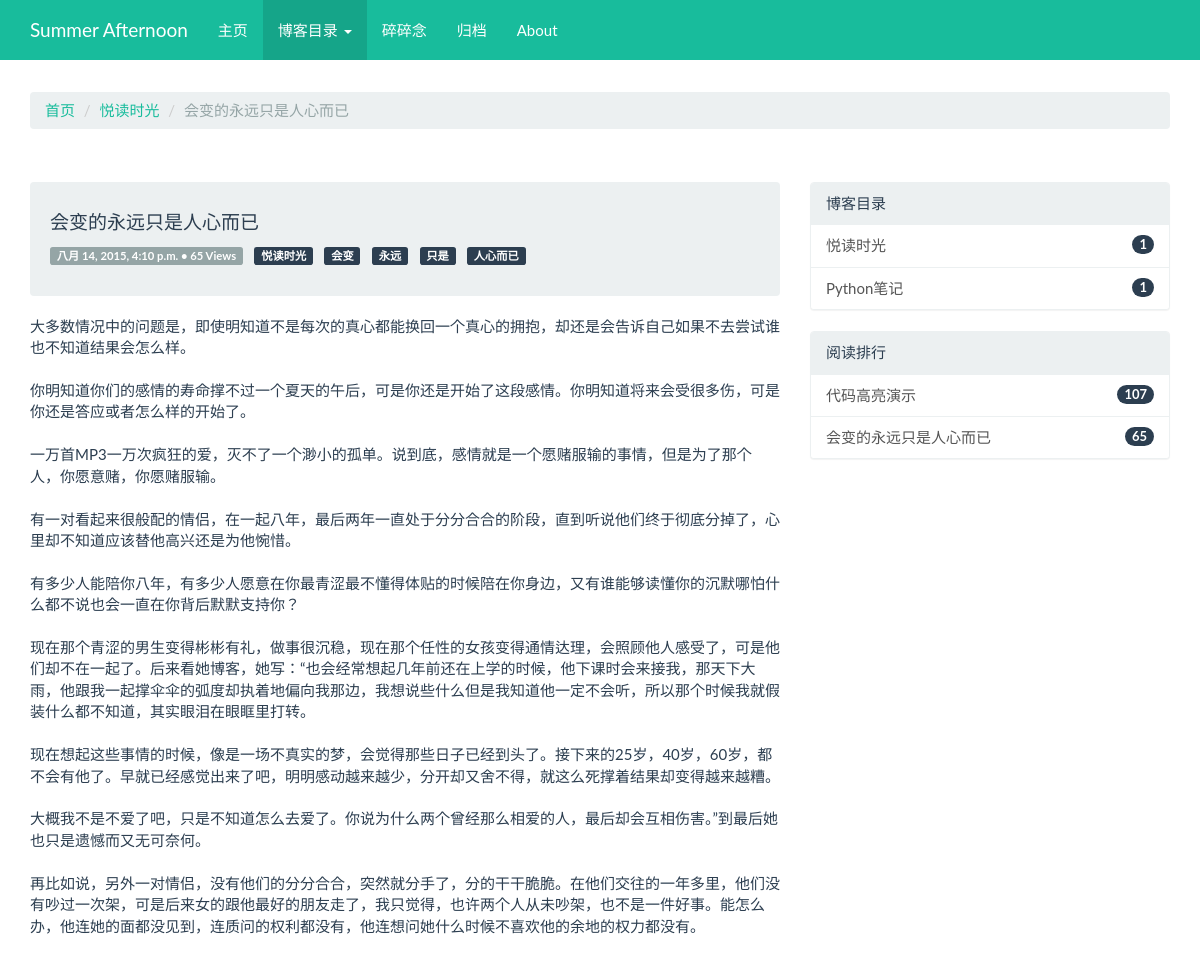
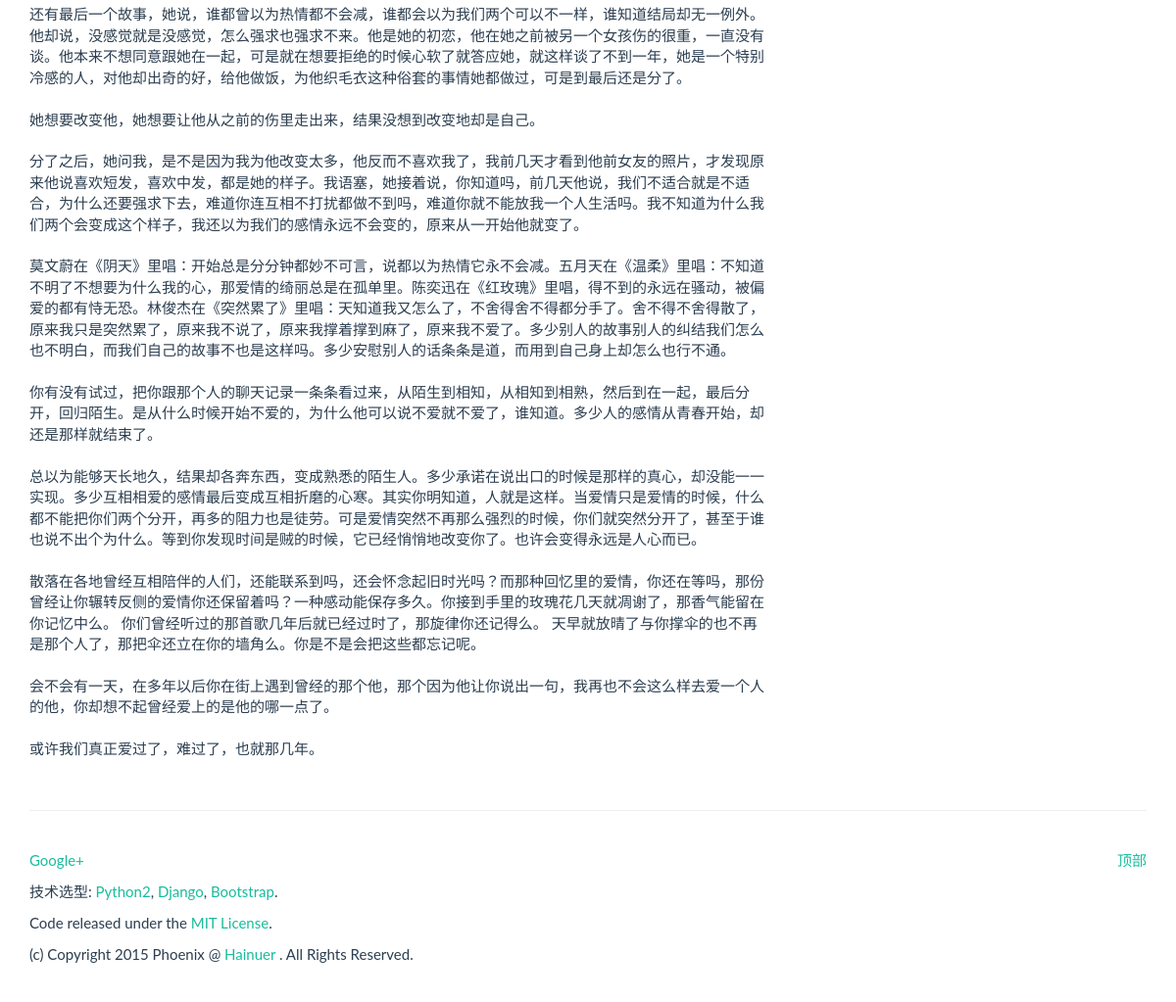
The page /duome/post/e2ea814a-425b-11e5-8872-1c4bd67ce2ca/ on the database its author committed (2 pictures, top to bottom).
### duome/models.py (models this page shows, shortened)
class Article(models.Model):
    category = models.ForeignKey(Category)
    title    = models.CharField(max_length=256)
    tags     = models.CharField(max_length=128, blank=True, help_text='请使用空格将标签分隔开')
    content  = models.TextField(verbose_name = '')
    pub_date = models.DateTimeField(default=timezone.now)
    views    = models.IntegerField(default=0)
    breviary = models.TextField(max_length=128, blank=True, verbose_name='')
    uuid = models.CharField(max_length=36)
    def save(self, *args, **kwargs):
        if self.breviary == '' or self.breviary == None:
            self.breviary = self.content[0:128]
        else:
            self.breviary = self.breviary
        if self.uuid == '' or self.uuid == None:
            self.uuid = str(uuid.uuid1())
        if not self.tags == '':
            self.tags = ' '.join(self.tags.split(' '))
        super(Article, self).save(*args, **kwargs)
    def was_published_recently(self):
        return self.pub_date >= timezone.now() - datetime.timedelta(days=1)
    was_published_recently.admin_order_field = 'pub_date'
    was_published_recently.boolean = True
    was_published_recently.short_description = 'Published recently ?'

class Category(models.Model):
    name = models.CharField(max_length=128, unique=True)
    simple_name = models.CharField(max_length=128, blank=True, unique=True)
    views = models.IntegerField(default=0)

### duome/views.py (the view)
# urls.py: url(r'^post/(?P<uuid>[\w\d\-]+)/$', views.post, name='post'),
def post(request, uuid):
    categories = Category.objects.all()
    try:
        article = Article.objects.filter(uuid=uuid)[0]
        article.tag_li = getTagsArticle(article)
        article.views = article.views + 1
        article.save()
        title = article.title
    except Exception:
        article = None
        title = uuid
    for idx in range(0, len(categories)):
        categories[idx].nums = len(Article.objects.filter(category=categories[idx]))
    top_articles = Article.objects.all().order_by('-views')[:10]
    ctx_dict = {
        'categories': categories,
        'title': title,
        'activate_menu': '2',
        'article': article,
        'top_articles': top_articles,
    }
    return render(request, 'duome/post.html', ctx_dict)

### duome/views.py (called while the page is built)
def getTagsArticle(article):
    if len(article.tags) > 0:
        tag_li = []
        for tag in article.tags.split(' '):
            tag_li.append(tag)
        return tag_li

### templates/duome/post.html (shortened to what this page needs)
{% extends 'duome_base.html' %}
{% block main_body %}
{% if article %}
<div class="row">
	<div class="col-lg-12">
		<div class="page-header">
			<ul class="breadcrumb">
            	<li><a href="{% url 'duome:index' %}">首页</a></li>
            	<li><a href="{% url 'duome:category' article.category.simple_name %}">{{ article.category.name }}</a></li>
            	<li class="active">{{ article.title }}</li>
        	</ul>
        </div>
	</div>
</div>
<div class="row">
	<div class="col-lg-8">
		<div class="well">
			<h4>{{ article.title }}</h4>
			<p>
				<span class="label label-default">{{ article.pub_date }} • {{ article.views }} Views</span> &nbsp;
				<a href="{% url 'duome:category' article.category.simple_name %}" class="label label-primary">{{ article.category.name }}</a> &nbsp;
				{% for tag in article.tag_li %}
				<a href="{% url 'duome:tag' tag %}" class="label label-primary">{{ tag }}</a> &nbsp;
				{% endfor %}
			</p>
		</div>
		{{ article.content | safe }}
		<div style="height: 20px;"></div>
	</div>
	<div class="col-lg-4">
		<div class="panel panel-default">
  			<div class="panel-heading">博客目录</div>
			<div class="list-group">
				{% if categories %}
				{% for category in categories %}
				<a href="{% url 'duome:category' category.simple_name %}" class="list-group-item">
					<span class="badge">{{ category.nums }}</span>
					{{ category.name }}
				</a>
				{% endfor %}
				{% else %}
				<a href="#" class="list-group-item">
					<span class="badge">0</span>
					<h4 class="list-group-item-heading">对不起, 博客目录为空. 请前往管理中心添加吧!</h4>
					<p class="list-group-item-text">Soory, There isn't Blog can load.</p>
				</a>
				{% endif %}
			</div>
		</div>
		<div class="panel panel-default">
  			<div class="panel-heading">阅读排行</div>
			<div class="list-group">
				{% if top_articles %}
				{% for article in top_articles %}
				<a href="{% url 'duome:post' article.uuid %}" class="list-group-item">
					<span class="badge">{{ article.views }}</span>
					{{ article.title }}
				</a>
				{% endfor %}
				{% else %}
				<a href="#" class="list-group-item">
					<span class="badge">0</span>
					<h4 class="list-group-item-heading">对不起, 当前站点还没有发布过博客. 请前往管理中心添加吧!</h4>
					<p class="list-group-item-text">Soory, There isn't Blog can load.</p>
				</a>
				{% endif %}
			</div>
		</div>
	</div>
</div>
{% endif %}
{% endblock %}

### rows shown on the page
Article: category.name "悦读时光", title "会变的永远只是人心而已", pub_date "八月 14, 2015, 4:10 p.m.", views "65", content "大多数情况中的问题是，即使明知道不是每次的真心都能换回一个真心的拥抱，却还是会告诉自己如果不去尝试谁也不知道结果会怎么样。 你明知道你们的感情的寿命撑不过一个夏天的午后，可是你还是开始了这段感情。你明知道将来会受很多伤，可是你还是答应或者怎么样的开始了。 一万首MP3一万次疯狂的爱，灭不了一个渺小的孤单。说到底，感情就是一个愿赌服输的事情，但是为了那个人，你愿意赌，你愿赌服输。 有一对看起来很般配的情侣，在一起八年，最后两年一直处于分分合合的阶段，直到听说他们终于彻底分掉了，心里却不知道应该替他高兴还是为他惋惜。 有多少人能陪你八年，有多少人愿意在你最青涩最不懂得体贴的时候陪在你身边，又有谁能够读懂你的沉默哪怕什么都不说也会一直在你背后默默支持你？ 现在那个青涩的男生变得彬彬有礼，做事很沉稳，现在那个任性的女孩变得通情达理，会照顾他人感受了，可是他们却不在一起了。后来看她博客，她写：“也会经常想起几年前还在上学的时候，他下课时会来接我，那天下大雨，他跟我一起撑伞伞的弧度却执着地偏向我那边，我想说些什么但是我知道他一定不会听，所以那个时候我就假装什么都不知道，其实眼泪在眼眶里打转。 现在想起这些事情的时候，像是一场不真实的梦，会觉得那些日子已经到头了。接下来的25岁，40岁，60岁，都不会有他了。早就已经感觉出来了吧，明明感动越来越少，分开却又舍不得，就这么死撑着结果却变得越来越糟。 大概我不是不爱了吧，只是不知道怎么去爱了。你说为什么两个曾经那么相爱的人，最后却会互相伤害。”到最后她也只是遗憾而又无可奈何。…"
Category: nums "1", name "悦读时光"
Category: nums "1", name "Python笔记"
Article: views "107", title "代码高亮演示"

### other values the page prints
{{ tag }} "会变" "永远" "只是" "人心而已"
